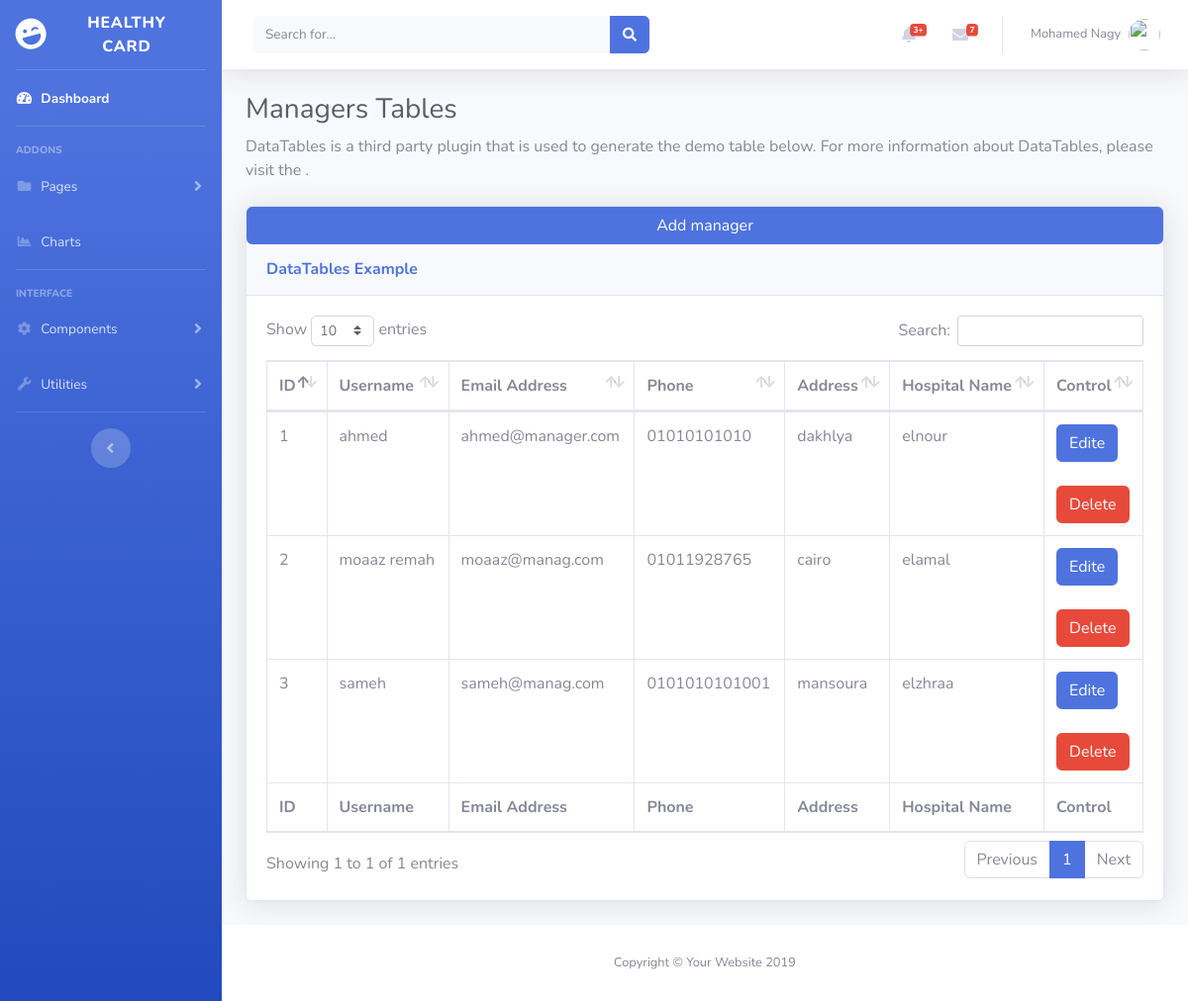
The app's page /admin/manager.php (signed in) with its own data.
### tables this page shows
CREATE TABLE `uner` (
  `id` int(11) NOT NULL,
  `username` varchar(255) NOT NULL,
  `email` varchar(255) NOT NULL,
  `password` varchar(255) NOT NULL,
  `priv` int(11) NOT NULL
);

CREATE TABLE `managers` (
  `id` int(11) NOT NULL,
  `username` varchar(255) NOT NULL,
  `email` varchar(255) NOT NULL,
  `password` varchar(255) NOT NULL,
  `phone` varchar(100) NOT NULL,
  `address` varchar(255) NOT NULL,
  `hospital_name_id` int(11) NOT NULL,
  `priv` int(11) NOT NULL
);

CREATE TABLE `hospital` (
  `id` int(11) NOT NULL,
  `hospital_name` varchar(255) NOT NULL,
  `address` varchar(255) NOT NULL,
  `phone` varchar(100) NOT NULL,
  `em_number` varchar(100) NOT NULL
);

### admin/design/manager/managerTable.php (the view, shortened to what this page needs)
<div class="card shadow mb-4">
<a href="?action=add" class="btn btn-primary" >Add manager</a>
            <div class="card-header py-3">
              <h6 class="m-0 font-weight-bold text-primary">DataTables Example</h6>
            </div>
            <div class="card-body">
              <div class="table-responsive">
                <table class="table table-bordered" id="dataTable" width="100%" cellspacing="0">
                  <thead>
                    <tr>
                      <th>ID</th>
                      <th>Username</th>
                      <th>Email Address</th>
                      <th>Phone</th>
                      <th>Address</th>
                      <th>Hospital Name</th>
                      <th>Control</th>
                    </tr>
                  </thead>
                  <tfoot>
                    <tr>
                      <th>ID</th>
                      <th>Username</th>
                      <th>Email Address</th>
                      <th>Phone</th>
                      <th>Address</th>
                      <th>Hospital Name</th>
                      <th>Control</th>
                    </tr>
                  </tfoot>
                  <tbody>
                    <tr>
<?php
    require_once "functions/connect.php";
    $select    =    "SELECT * FROM  managers";
    $query     =    $conn -> query($select);
    $id     =   0;
    foreach ($query as $manager) {
?>
                      <td><?= ++$id ?></td>
                      <td><?= $manager['username'] ?></td>
                      <td><?= $manager['email'] ?></td>
                      <td><?= $manager['phone'] ?></td>
                      <td><?= $manager['address'] ?></td>
                      <td>
                      <?php
                        $hos_id  =   $manager['hospital_name_id'];
                        $selectHos   =   "SELECT hospital_name FROM hospital WHERE id = $hos_id";
                        $hos_name    =   $conn -> query($selectHos) -> fetch_assoc() ;
                        echo $hos_name['hospital_name'];
                        ?>
                      </td>
                      <td>
                        <a class="btn btn-primary" href="?action=edite&id=<?= $manager['id']?>">Edite</a>
                        <br>
                        <br>
                        <button type="button" class="btn btn-danger" data-toggle="modal" data-target="#q<?= $manager['id']?>">
                            Delete
                        </button>
                      </td>
                    </tr>
                  </tbody>
                  <?php }; ?>
                </table>
              </div>
            </div>
          </div>

### admin/manager.php (shortened to what this page needs)
<!DOCTYPE html>
<html lang="en">
<head>
  <link href="vendor/fontawesome-free/css/all.min.css" rel="stylesheet" type="text/css">
  <link href="css/sb-admin-2.min.css" rel="stylesheet">
  <link href="vendor/datatables/dataTables.bootstrap4.min.css" rel="stylesheet">
</head>
<body id="page-top">
  <div id="wrapper">
<?php
include "includes/sidebar.php";
?>
    <div id="content-wrapper" class="d-flex flex-column">
      <div id="content">
<?php
include "includes/header.php";
?>
        <div class="container-fluid">
          <h1 class="h3 mb-2 text-gray-800">Managers Tables</h1>
          <p class="mb-4">DataTables is a third party plugin that is used to generate the demo table below. For more information about DataTables, please visit the
            .</p>
  <?php
      if (!isset($_GET['action'])) {
        include "design/manager/managerTable.php";
      } elseif ($_GET['action'] == 'add') {
        include "design/manager/addManagerForm.php";
      } elseif ($_GET['action'] == 'edite') {
        include "design/manager/editeManagerForm.php";
      }
?>
</div>
      </div>
      <footer class="sticky-footer bg-white">
        <div class="container my-auto">
          <div class="copyright text-center my-auto">
            <span>Copyright &copy; Your Website 2019</span>
          </div>
        </div>
      </footer>
    </div>
  </div>
<?php
include "includes/footertable.php";
?>

### admin/includes/sidebar.php (shortened to what this page needs)
 <ul class="navbar-nav bg-gradient-primary sidebar sidebar-dark accordion" id="accordionSidebar">
<a class="sidebar-brand d-flex align-items-center justify-content-center" href="index.php">
  <div class="sidebar-brand-icon rotate-n-15">
    <i class="fas fa-laugh-wink"></i>
  </div>
  <div class="sidebar-brand-text mx-3">Healthy Card</div>
</a>
<hr class="sidebar-divider my-0">
<li class="nav-item active">
  <a class="nav-link" href="index.php">
    <i class="fas fa-fw fa-tachometer-alt"></i>
    <span>Dashboard</span></a>
</li>
<hr class="sidebar-divider">
<div class="sidebar-heading">
  Addons
</div>
<li class="nav-item">
  <a class="nav-link collapsed" href="#" data-toggle="collapse" data-target="#collapsePages" aria-expanded="true" aria-controls="collapsePages">
    <i class="fas fa-fw fa-folder"></i>
    <span>Pages</span>
  </a>
</li>
<li class="nav-item">
  <a class="nav-link" href="charts.php">
    <i class="fas fa-fw fa-chart-area"></i>
    <span>Charts</span></a>
</li>
<hr class="sidebar-divider">
<div class="sidebar-heading">
  Interface
</div>
<li class="nav-item">
  <a class="nav-link collapsed" href="#" data-toggle="collapse" data-target="#collapseTwo" aria-expanded="true" aria-controls="collapseTwo">
    <i class="fas fa-fw fa-cog"></i>
    <span>Components</span>
  </a>
</li>
<li class="nav-item">
  <a class="nav-link collapsed" href="#" data-toggle="collapse" data-target="#collapseUtilities" aria-expanded="true" aria-controls="collapseUtilities">
    <i class="fas fa-fw fa-wrench"></i>
    <span>Utilities</span>
  </a>
</li>
<hr class="sidebar-divider d-none d-md-block">
<div class="text-center d-none d-md-inline">
  <button class="rounded-circle border-0" id="sidebarToggle"></button>
</div>
</ul>

### admin/includes/header.php (shortened to what this page needs)
<nav class="navbar navbar-expand navbar-light bg-white topbar mb-4 static-top shadow">
<form class="d-none d-sm-inline-block form-inline mr-auto ml-md-3 my-2 my-md-0 mw-100 navbar-search">
  <div class="input-group">
    <input type="text" class="form-control bg-light border-0 small" placeholder="Search for..." aria-label="Search" aria-describedby="basic-addon2">
    <div class="input-group-append">
      <button class="btn btn-primary" type="button">
        <i class="fas fa-search fa-sm"></i>
      </button>
    </div>
  </div>
</form>
<ul class="navbar-nav ml-auto">
  <li class="nav-item dropdown no-arrow mx-1">
    <a class="nav-link dropdown-toggle" href="#" id="alertsDropdown" role="button" data-toggle="dropdown" aria-haspopup="true" aria-expanded="false">
      <i class="fas fa-bell fa-fw"></i>
      <span class="badge badge-danger badge-counter">3+</span>
    </a>
  </li>
  <li class="nav-item dropdown no-arrow mx-1">
    <a class="nav-link dropdown-toggle" href="#" id="messagesDropdown" role="button" data-toggle="dropdown" aria-haspopup="true" aria-expanded="false">
      <i class="fas fa-envelope fa-fw"></i>
      <span class="badge badge-danger badge-counter">7</span>
    </a>
  </li>
  <?php
  $nam  = $_SESSION['name'];
  $id  = $_SESSION['login'];
   require_once "functions/connect.php";
   $sel  = "SELECT * FROM $nam  WHERE  id = $id";
   $query = $conn -> query($sel);
   $name  = $query -> fetch_assoc();
  ?>
  <li class="nav-item dropdown no-arrow">
    <a class="nav-link dropdown-toggle" href="#" id="userDropdown" role="button" data-toggle="dropdown" aria-haspopup="true" aria-expanded="false">
      <span class="mr-2 d-none d-lg-inline text-gray-600 small"><?php echo @$name['username'] ?></span>
      <img class="img-profile rounded-circle" src="https://source.unsplash.com/QAB-WJcbgJk/60x60">
    </a>
  </li>
</ul>
</nav>

### admin/includes/footertable.php (shortened to what this page needs)
</body>
</html>

### records on screen
uner: username "Mohamed Nagy"
managers: username "ahmed", email "ahmed@manager.com", phone "01010101010", address "dakhlya", hospital_name.hospital_name "elnour"
managers: username "moaaz remah", email "moaaz@manag.com", phone "01011928765", address "cairo", hospital_name.hospital_name "elamal"
managers: username "sameh", email "sameh@manag.com", phone "0101010101001", address "mansoura", hospital_name.hospital_name "elzhraa"
